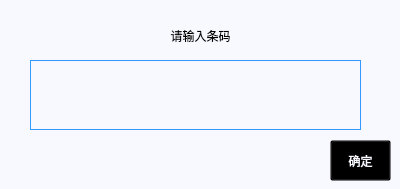
<?xml version="1.0" encoding="UTF-8"?>
<ui version="4.0">
 <class>InputCode</class>
 <widget class="QDialog" name="InputCode">
  <property name="geometry">
   <rect>
    <x>0</x>
    <y>0</y>
    <width>400</width>
    <height>189</height>
   </rect>
  </property>
  <property name="focusPolicy">
   <enum>Qt::ClickFocus</enum>
  </property>
  <property name="windowTitle">
   <string>Dialog</string>
  </property>
  <property name="styleSheet">
   <string notr="true">background-color: rgb(248, 248, 255);</string>
  </property>
  <widget class="QLabel" name="label_3">
   <property name="geometry">
    <rect>
     <x>90</x>
     <y>20</y>
     <width>221</width>
     <height>31</height>
    </rect>
   </property>
   <property name="styleSheet">
    <string notr="true">font: 14pt &quot;黑体&quot;;</string>
   </property>
   <property name="text">
    <string>请输入条码</string>
   </property>
   <property name="alignment">
    <set>Qt::AlignCenter</set>
   </property>
  </widget>
  <widget class="QPushButton" name="pushButton">
   <property name="geometry">
    <rect>
     <x>330</x>
     <y>140</y>
     <width>61</width>
     <height>41</height>
    </rect>
   </property>
   <property name="focusPolicy">
    <enum>Qt::NoFocus</enum>
   </property>
   <property name="styleSheet">
    <string notr="true">border-image: url(:/LCD_CS351/LCD_CS351/35_all/67.bmp);
background:transparent;
font: 12pt &quot;黑体&quot;;
color: rgb(248, 248, 255);</string>
   </property>
   <property name="text">
    <string>确定</string>
   </property>
  </widget>
  <widget class="QPushButton" name="pushButton_cancel">
   <property name="geometry">
    <rect>
     <x>360</x>
     <y>0</y>
     <width>41</width>
     <height>41</height>
    </rect>
   </property>
   <property name="focusPolicy">
    <enum>Qt::NoFocus</enum>
   </property>
   <property name="styleSheet">
    <string notr="true">border-image: url(:/LCD_CS351/LCD_CS351/35_all/cha.bmp);
background:transparent;</string>
   </property>
   <property name="text">
    <string/>
   </property>
   <property name="autoDefault">
    <bool>false</bool>
   </property>
   <property name="flat">
    <bool>true</bool>
   </property>
  </widget>
  <widget class="QTextEdit" name="textEdit">
   <property name="geometry">
    <rect>
     <x>30</x>
     <y>60</y>
     <width>331</width>
     <height>70</height>
    </rect>
   </property>
   <property name="styleSheet">
    <string notr="true">font: 14pt &quot;黑体&quot;;
border-width:1px; 
border-style:solid; 
border-color:rgb(51, 153, 255); </string>
   </property>
   <property name="html">
    <string>&lt;!DOCTYPE HTML PUBLIC &quot;-//W3C//DTD HTML 4.0//EN&quot; &quot;http://www.w3.org/TR/REC-html40/strict.dtd&quot;&gt;
&lt;html&gt;&lt;head&gt;&lt;meta name=&quot;qrichtext&quot; content=&quot;1&quot; /&gt;&lt;style type=&quot;text/css&quot;&gt;
p, li { white-space: pre-wrap; }
&lt;/style&gt;&lt;/head&gt;&lt;body style=&quot; font-family:'黑体'; font-size:14pt; font-weight:400; font-style:normal;&quot;&gt;
&lt;p style=&quot;-qt-paragraph-type:empty; margin-top:0px; margin-bottom:0px; margin-left:0px; margin-right:0px; -qt-block-indent:0; text-indent:0px;&quot;&gt;&lt;br /&gt;&lt;/p&gt;&lt;/body&gt;&lt;/html&gt;</string>
   </property>
  </widget>
 </widget>
 <resources/>
 <connections/>
</ui>
